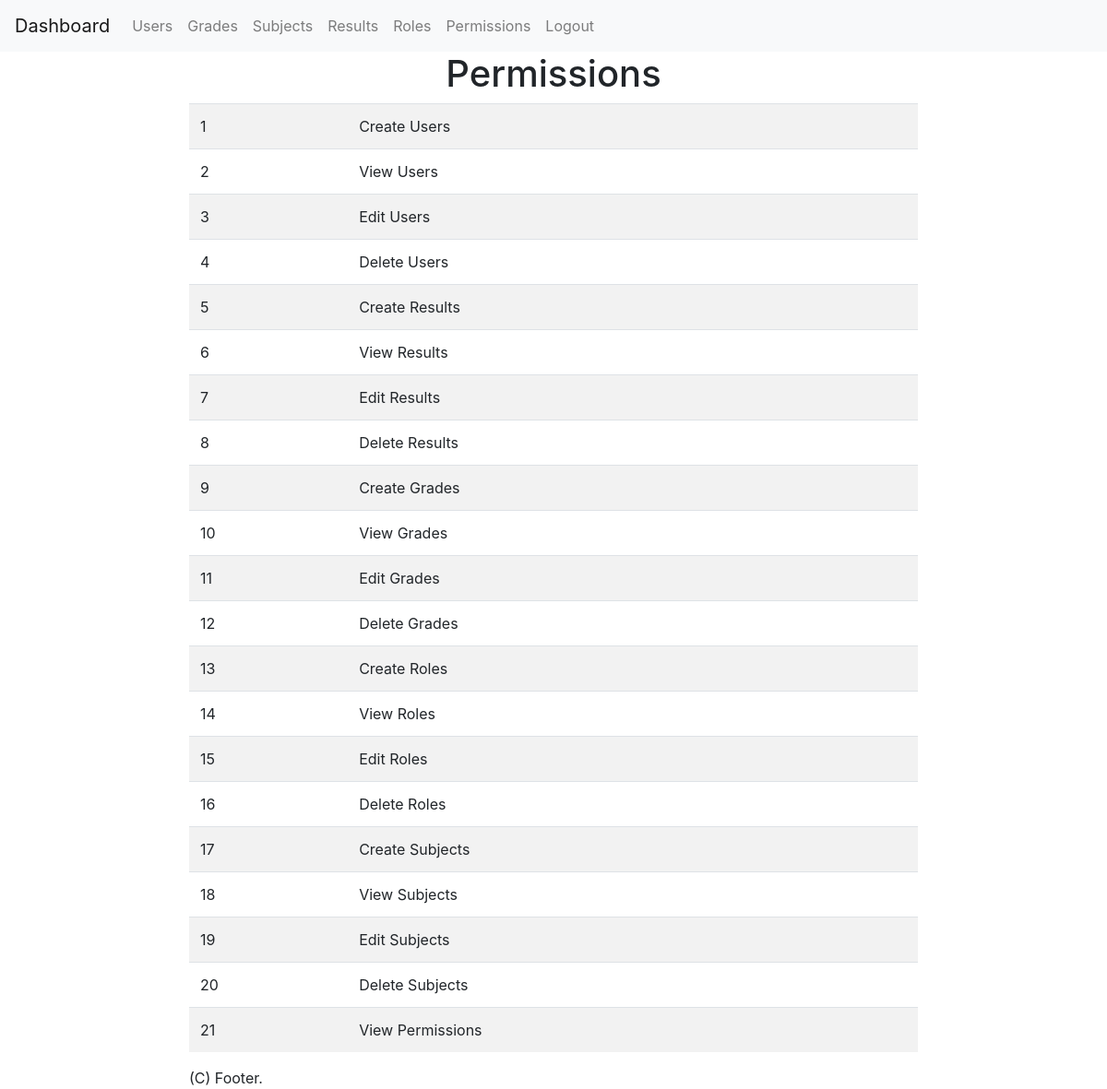
The page /permissions (signed in) on the database its author committed.
### tables this page shows
CREATE TABLE IF NOT EXISTS `permissions` (
  `permission_id` INT(11) NOT NULL AUTO_INCREMENT,
  `name` VARCHAR(45) NOT NULL,
  PRIMARY KEY (`permission_id`));

### controllers/Permissions.php (called while the page is built, shortened)
<?php
class Permissions extends Controller {
  function index() {
    $this->view->permissionList = $this->model->readAllPermissions();
    $this->view->render("permissions/index");
  }
}
?>

### index.php (called while the page is built, shortened)
<?php
require "./libs/Bootstrap.php";
require "./libs/Controller.php";
require "./libs/Model.php";
require "./libs/View.php";
require "./libs/Session.php";
$app = new Bootstrap();
?>

### libs/Session.php (called while the page is built, shortened)
<?php
class Session {
  public static function get($key) {
    if(isset($_SESSION[$key]))
      return $_SESSION[$key];
  }
}
?>

### libs/Model.php (called while the page is built, shortened)
<?php
class Model {
  function __construct() {
    $this->db = new Database();
  }
}
?>

### models/PermissionsModel.php (called while the page is built, shortened)
<?php
class PermissionsModel extends Model {
  function readAllPermissions() {
    $statment = $this->db->prepare("SELECT permission_id, name FROM permissions");
    $statment->execute();
    return $statment->fetchAll();
  }
}
?>

### libs/Controller.php (called while the page is built, shortened)
<?php
class Controller {
  function loadModel($name) {
    $path = "models/" . $name . "Model.php";
    if(file_exists($path)) {
      $this->model = new $modelName();
    }
  }
}
?>

### views/permissions/index.php (the view, shortened to what this page needs)
<div class="text-center">
  <h1>Permissions</h1>
</div>
<div class="row">
  <div class="col-sm-2">
  </div>
  <div class="col-sm-8">
    <table class="table table-striped">
      <?php
      foreach($this->permissionList as $key => $value) {
        printf("<tr> <td>%d</td> <td>%s</td> </tr>", $key + 1, str_replace("_", " ", $value['name']));
      }
      ?>
  </div>
</div>

### libs/Bootstrap.php (shortened to what this page needs)
<?php
class Bootstrap {
  function __construct() {
    $url = (isset($_GET["url"])) ? $_GET["url"] : null;
    $url = rtrim($url, "/");
    $url = explode("/", $url);
    $controller = new $url[0];
    $controller->loadModel($url[0]);
    if(isset($url[1])) {
      if(method_exists($controller, $url[1])) {
        if(isset($url[2])) {
          $controller->{$url[1]}($url[2]);
        } else {
          $controller->{$url[1]}();
        }
      } else {
        require "controllers/UrlError.php";
        $error = new UrlError();
        $error->index();
        return false;
      }
    } else {
      $controller->index();
    }
  }
}
?>

### libs/View.php (shortened to what this page needs)
<?php
class View {
	public function render($name, $noInclude = false) {
		if($noInclude) {
			require "views/" . $name . ".php";
		} else {
			require "views/header.php";
			require "views/" . $name . ".php";
			require "views/footer.php";
		}
	}
}
?>

### views/header.php (shortened to what this page needs)
<!doctype html>
<html lang="en">
  <head>
    <link rel="stylesheet" href="<?php echo URL; ?>public/css/bootstrap.min.css">
  </head>
  <body>
    <nav class="navbar navbar-expand-lg navbar-light bg-light" id="header">
      <?php if(!Session::get("loggedIn")) { ?>
        <a class="navbar-brand" href="<?php echo URL; ?>index">Home</a>
      <?php } else { ?>
        <a class="navbar-brand" href="<?php echo URL; ?>dashboard">Dashboard</a>
      <?php } ?>
      <div class="collapse navbar-collapse" id="navbarSupportedContent">
        <ul class="navbar-nav mr-auto">
          <?php if(Session::get("loggedIn")) { ?>
            <?php $permissions = Session::get("permissions"); ?>
            <?php if(isset($permissions["View_Users"])) { ?>
              <li class="nav-item">
                <a class="nav-link" href="<?php echo URL; ?>user">Users</a>
              </li>
            <?php } ?>
            <?php if(isset($permissions["View_Grades"])) { ?>
              <li class="nav-item">
                <a class="nav-link" href="<?php echo URL; ?>grades">Grades</a>
              </li>
            <?php } ?>
            <?php if(isset($permissions["View_Subjects"])) { ?>
              <li class="nav-item">
                <a class="nav-link" href="<?php echo URL; ?>subjects">Subjects</a>
              </li>
            <?php } ?>
            <?php if(isset($permissions["View_Results"])) { ?>
              <li class="nav-item">
                <a class="nav-link" href="<?php echo URL; ?>results">Results</a>
              </li>
            <?php } ?>
            <?php if(isset($permissions["View_Roles"])) { ?>
              <li class="nav-item">
                <a class="nav-link" href="<?php echo URL; ?>roles">Roles</a>
              </li>
            <?php } ?>
            <?php if(isset($permissions["View_Permissions"])) { ?>
              <li class="nav-item">
                <a class="nav-link" href="<?php echo URL; ?>permissions">Permissions</a>
              </li>
            <?php } ?>
            <a class="nav-link" href="<?php echo URL; ?>dashboard/logout">Logout</a>
          <?php } else { ?>
            <li class="nav-item">
              <a class="nav-link" href="<?php echo URL; ?>login">Login</a>
            </li>
          <?php }?>
        </ul>
      </div>
    </nav>
    <div id="content">

### views/footer.php (shortened to what this page needs)
    </div>
    <div id="footer">
      (C) Footer.
    </div>
  </body>
</html>

### rows shown on the page
permissions: name "Create Users"
permissions: name "View Users"
permissions: name "Edit Users"
permissions: name "Delete Users"
permissions: name "Create Results"
permissions: name "View Results"
permissions: name "Edit Results"
permissions: name "Delete Results"
permissions: name "Create Grades"
permissions: name "View Grades"
permissions: name "Edit Grades"
permissions: name "Delete Grades"
permissions: name "Create Roles"
permissions: name "View Roles"
permissions: name "Edit Roles"
permissions: name "Delete Roles"
permissions: name "Create Subjects"
permissions: name "View Subjects"
permissions: name "Edit Subjects"
permissions: name "Delete Subjects"
permissions: name "View Permissions"
